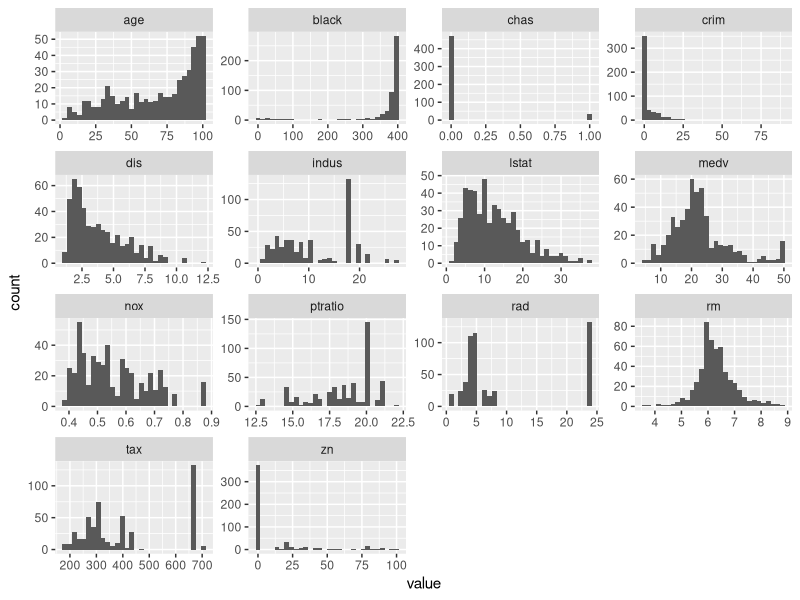
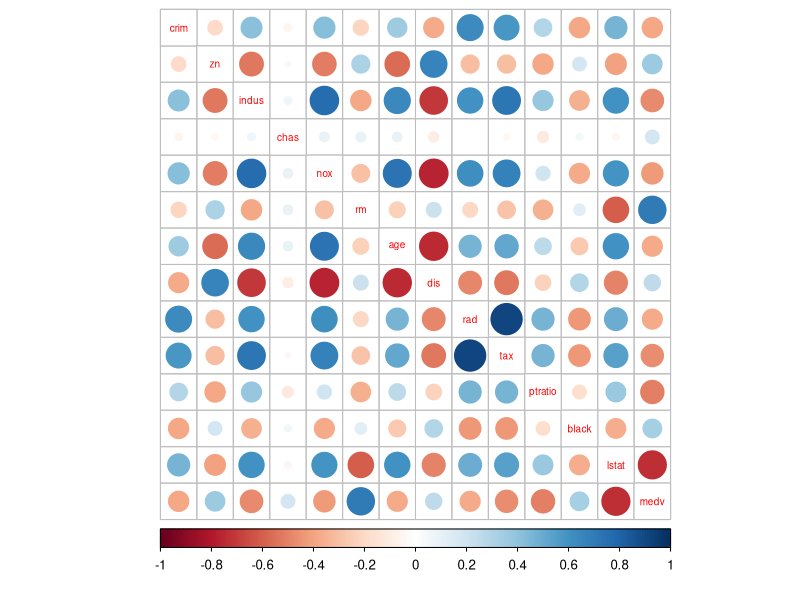
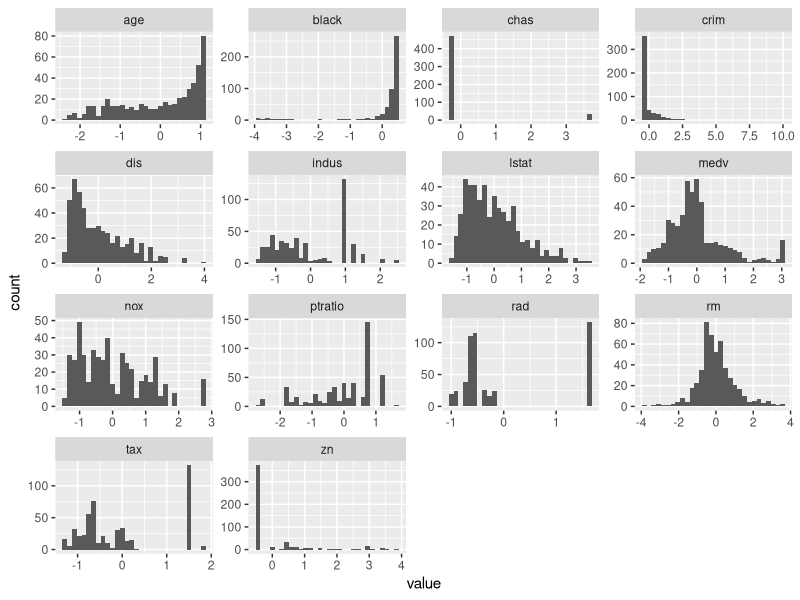
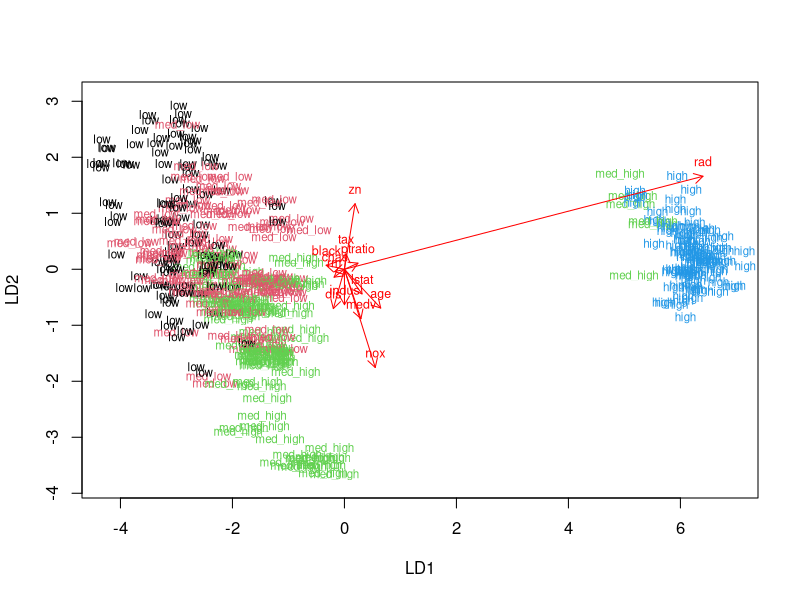
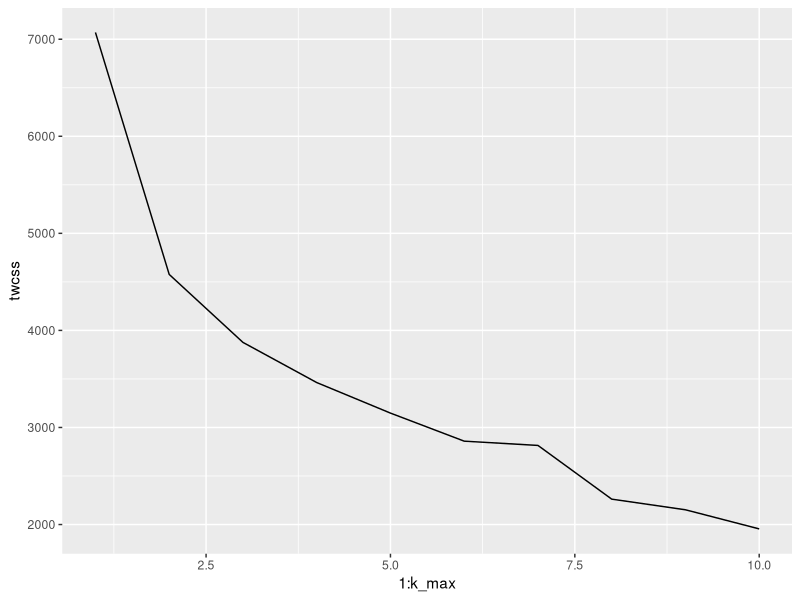
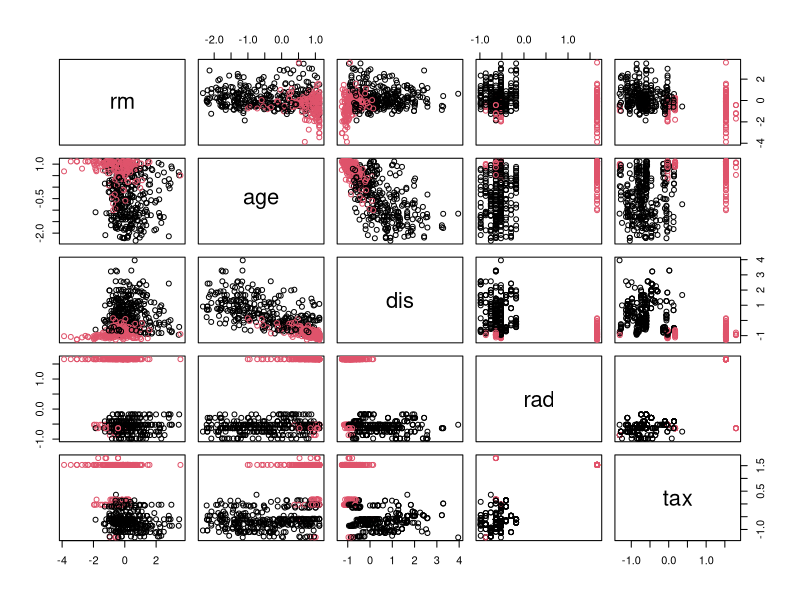
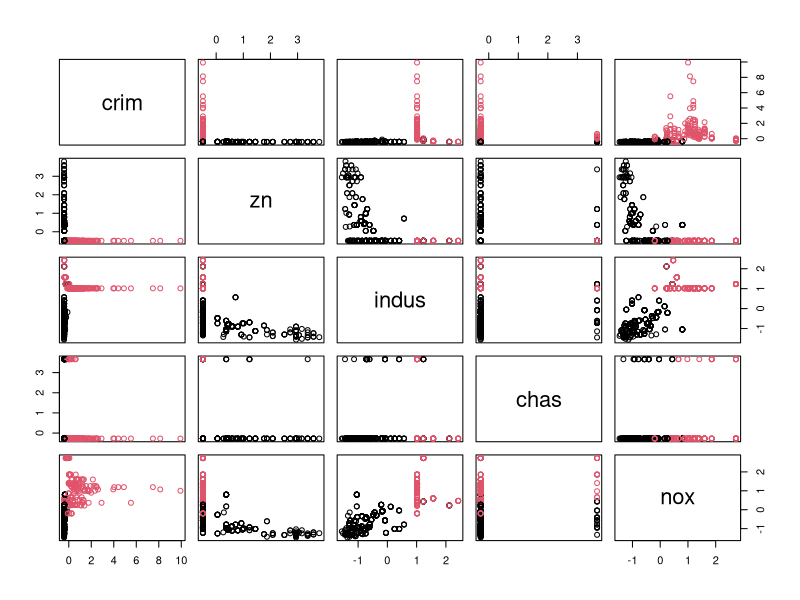

Write R code to recreate these figures, in order.
## ---- chunk 1

rm(list=ls())

library(dplyr); library(ggplot2); library(GGally); library(readr); library(tidyr); library(MASS); library(corrplot)

## ---- chunk 2
data("Boston")

dim(Boston)
str(Boston)
## ---- chunk 3
summary(Boston)

gather(Boston)  %>% ggplot(aes(value)) + facet_wrap(~key, scales="free") + geom_histogram()


cor_matrix<-cor(Boston) %>% round(2)
cor_matrix
corrplot(cor_matrix, method="circle", cl.pos = "b", tl.pos = "d", tl.cex = 0.6)

## ---- chunk 4
boston_scaled <- scale(Boston)
summary(boston_scaled)
boston_scaled <- as.data.frame(boston_scaled)
gather(boston_scaled)  %>% ggplot(aes(value)) + facet_wrap(~key, scales="free") + geom_histogram()


bins <- quantile(boston_scaled$crim)
bins

label <- c("low","med_low","med_high","high")
crime <- cut(boston_scaled$crim, breaks = bins, labels = label, include.lowest = TRUE)
boston_scaled <- dplyr::select(boston_scaled, -crim)
boston_scaled <- data.frame(boston_scaled, crime)


n <- nrow(boston_scaled)
ind <- sample(n,  size = n * 0.8)
train <- boston_scaled[ind,]
test <- boston_scaled[-ind,]
correct_classes <- test$crime
test <- dplyr::select(test, -crime)
## ---- chunk 5
lda.fit <- lda(crime ~ ., data = train)

lda.arrows <- function(x, myscale = 1, arrow_heads = 0.1, color = "red", tex = 0.75, choices = c(1,2)){
  heads <- coef(x)
  arrows(x0 = 0, y0 = 0, 
         x1 = myscale * heads[,choices[1]], 
         y1 = myscale * heads[,choices[2]], col=color, length = arrow_heads)
  text(myscale * heads[,choices], labels = row.names(heads), 
       cex = tex, col=color, pos=3)
}

classes <- as.numeric(train$crime)

plot(lda.fit, dimen = 2, col = classes, pch = classes )
lda.arrows(lda.fit, myscale = 2)
## ---- chunk 6
lda.pred <- predict(lda.fit, newdata = test)

# cross tabulate the results
table(correct = correct_classes, predicted = lda.pred$class)
## ---- chunk 7

data("Boston")
boston_scaled2 <- scale(Boston)
boston_scaled2 <- as.data.frame(boston_scaled2)

dist_eu <- dist(boston_scaled2)

summary(dist_eu)

# k-means clustering
km <-kmeans(boston_scaled2, centers = 3)

set.seed(123)
k_max <- 10
twcss <- sapply(1:k_max, function(k){kmeans(boston_scaled2, k)$tot.withinss})
qplot(x = 1:k_max, y = twcss, geom = 'line')

km <-kmeans(boston_scaled2, centers = 2)

pairs(boston_scaled2[6:10], col = km$cluster)
pairs(boston_scaled2[1:5], col = km$cluster)


